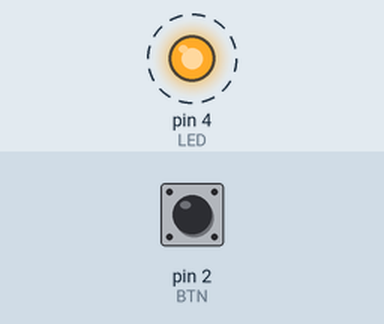
Recording of a sketch running on a simulated Arduino Uno, built with avr-gcc and run on an emulated ATmega328P. On the bench: output pins drawn as LEDs (lit = HIGH). Dashed ring = blinking. The test bench sets the inputs (shaded band); at power-on: pin 2 (BTN) LOW.

Above: at 0.5 s.
Timing chart, 0 to 4.6 s (numbered marks = the images above):
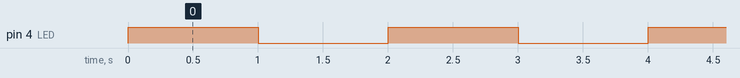

Measured:
- by itself, pin 4 (LED): alternates HIGH for 1.0 s and LOW for 1.0 s

The sketch:

blinkDoWhile.ino
```cpp
/*
* https://www.tinkercad.com/things/4MvWAXCKQS2-blinkdowhile?sharecode=9GleLILvgcKe2gHqIJgPuOO9SvpA29fH6MkDXGohN-o
*/
// C++ code
#define LED 4
#define BTN 2
void setup()
{
  Serial.begin(9600);
  pinMode(LED, OUTPUT);
  pinMode(BTN, INPUT);
}

void loop()
{
  uint8_t state;

  digitalWrite(LED, HIGH);
  delay(1000);

  do{
    digitalWrite(LED, LOW);
    delay(1000);

    state = digitalRead(BTN);
  }while(state == HIGH);

}
```
